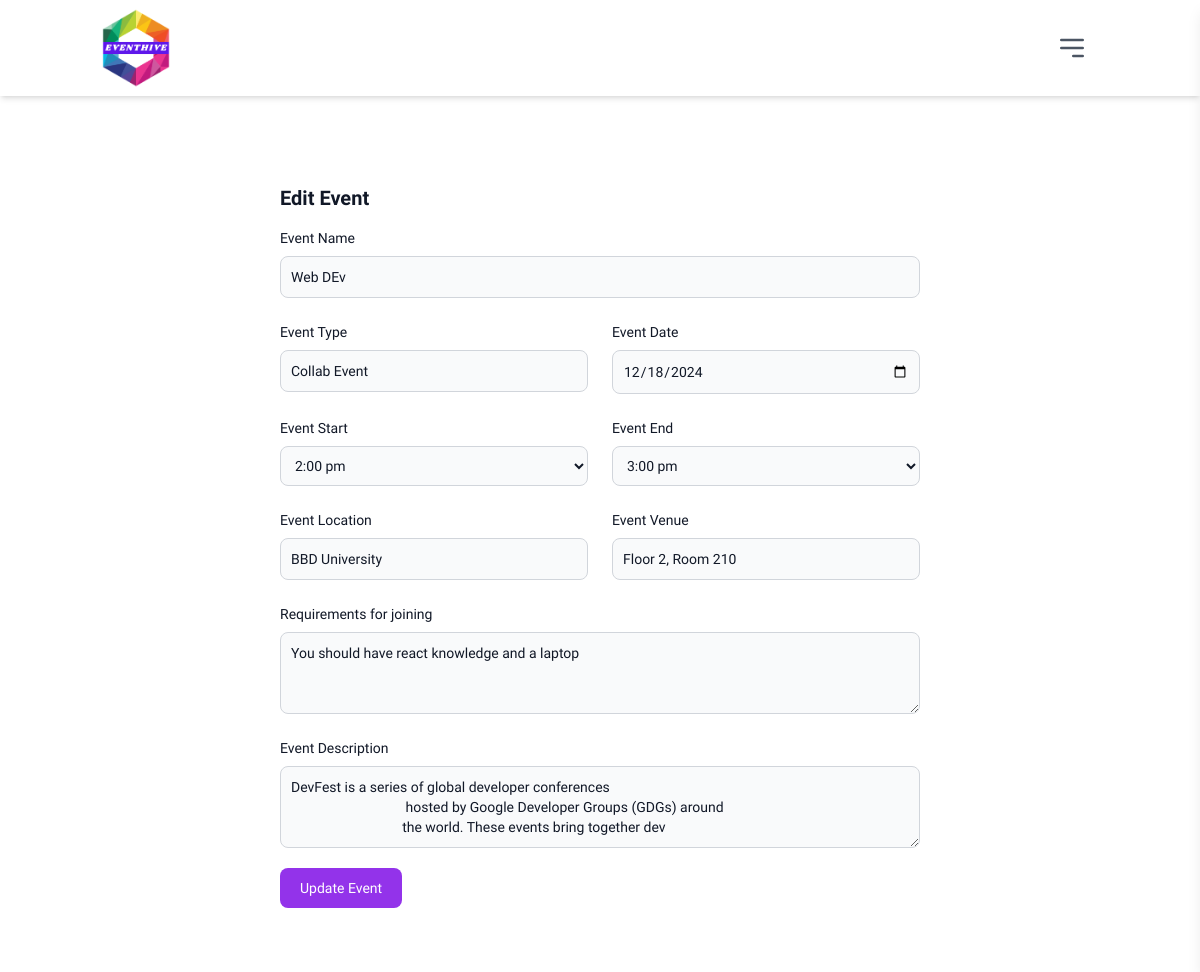
/edit-event.php?id=EHive9154058 (signed in), run on the app's committed database.
### tables this page shows
CREATE TABLE `event_detail` (
  `sno` int(11) NOT NULL,
  `event_id` varchar(122) NOT NULL,
  `user_name` varchar(110) NOT NULL,
  `event_name` varchar(110) NOT NULL,
  `event_type` varchar(110) NOT NULL,
  `event_location` varchar(112) NOT NULL,
  `event_venue` varchar(112) NOT NULL,
  `event_date` varchar(44) NOT NULL,
  `event_start` varchar(70) NOT NULL,
  `event_end` varchar(120) NOT NULL,
  `event_approver` varchar(110) NOT NULL,
  `req_for_joining` mediumtext NOT NULL,
  `event_description` longtext NOT NULL,
  `event_status` varchar(55) NOT NULL,
  `event_img` varchar(255) NOT NULL
);

### edit-event.php (the view, shortened to what this page needs)
<?php
include 'src/config/db_connect.php';
$slug = isset($_GET['id']) ? trim($_GET['id'], '/') : '';
?>
<!DOCTYPE html>
<html lang="en">
<head>
    <link rel="stylesheet" href="./src/css/output.css">
</head>
<body>
    <?php include 'src/component/header.php';?>
    <div class="container mx-auto">
        <section class="bg-white">
            <div class="max-w-2xl px-4 py-8 mx-auto lg:py-16">
                <h2 class="mb-4 text-xl font-bold text-gray-900 ">Edit Event</h2>
                <?php
                    $sql = mysqli_query($conn, "SELECT * FROM `event_detail` WHERE `event_id` = '$slug'");
                    while($row = mysqli_fetch_assoc($sql)){
                ?>
                <form method="POST">
                    <div class="grid gap-4 mb-4 sm:grid-cols-2 sm:gap-6 sm:mb-5">
                        <div class="sm:col-span-2">
                            <label for="name" class="block mb-2 text-sm font-medium text-gray-900 ">Event Name</label>
                            <input type="text" name="eventname" id="name" class="bg-gray-50 border border-gray-300 text-gray-900 text-sm rounded-lg focus:ring-primary-600 focus:border-primary-600 block w-full p-2.5 " value="<?php echo $row['event_name']?>" required="">
                        </div>
                        <div class="w-full">
                            <label for="brand" class="block mb-2 text-sm font-medium text-gray-900 ">Event Type</label>
                            <input type="text" name="eventtype"  class="bg-gray-50 border border-gray-300 text-gray-900 text-sm rounded-lg focus:ring-primary-600 focus:border-primary-600 block w-full p-2.5 " value="<?php echo $row['event_type']?>" required="">
                        </div>
                        <div class="w-full">
                            <label for="price" class="block mb-2 text-sm font-medium text-gray-900 ">Event Date</label>
                            <input type="date" name="eventdate" class="bg-gray-50 border border-gray-300 text-gray-900 text-sm rounded-lg focus:ring-primary-600 focus:border-primary-600 block w-full p-2.5 " value="<?php echo $row['event_date']?>" required="">
                        </div>
                        <div>
                            <label for="category" class="block mb-2 text-sm font-medium text-gray-900 ">Event Start</label>
                            <select id="category" name="eventstart" class="bg-gray-50 border border-gray-300 text-gray-900 text-sm rounded-lg focus:ring-primary-500 focus:border-primary-500 block w-full p-2.5 ">
                                <option selected="" value="<?php echo $row['event_start']?>"><?php echo $row['event_start']?></option>
                            </select>
                        </div>
                        <div>
                            <label for="category" class="block mb-2 text-sm font-medium text-gray-900 ">Event End</label>
                            <select id="category" name="eventend" class="bg-gray-50 border border-gray-300 text-gray-900 text-sm rounded-lg focus:ring-primary-500 focus:border-primary-500 block w-full p-2.5 ">
                                <option selected="" value="<?php echo $row['event_end']?>"><?php echo $row['event_end']?></option>
                            </select>
                        </div>
                        <div class="">
                            <label for="name" class="block mb-2 text-sm font-medium text-gray-900 ">Event Location</label>
                            <p class="bg-gray-50 border border-gray-300 text-gray-900 text-sm rounded-lg focus:ring-primary-600 focus:border-primary-600 block w-full p-2.5 " ><?php echo $row['event_location']?></p>
                        </div>
                        <div class="">
                            <label for="name" class="block mb-2 text-sm font-medium text-gray-900 ">Event Venue</label>
                            <input type="text" name="eventvenue" id="name" class="bg-gray-50 border border-gray-300 text-gray-900 text-sm rounded-lg focus:ring-primary-600 focus:border-primary-600 block w-full p-2.5 " value="<?php echo $row['event_venue']?>" required="">
                        </div>
                        <div class="sm:col-span-2">
                            <label for="description" class="block mb-2 text-sm font-medium text-gray-900 ">Requirements for joining</label>
                            <textarea id="description" name="joiningreq" rows="3" class="block p-2.5 w-full text-sm text-gray-900 bg-gray-50 rounded-lg border border-gray-300 focus:ring-primary-500 focus:border-primary-500 "><?php echo $row['req_for_joining']?></textarea>
                        </div>
                        <div class="sm:col-span-2">
                            <label for="description" class="block mb-2 text-sm font-medium text-gray-900 ">Event Description</label>
                            <textarea id="description" name="eventdiscription" rows="3" class="block p-2.5 w-full text-sm text-gray-900 bg-gray-50 rounded-lg border border-gray-300 focus:ring-primary-500 focus:border-primary-500 " placeholder="Write  detail here..."><?php echo $row['event_description']?></textarea>
                        </div>
                    </div>
                    <div class="flex items-center space-x-4">
                        <button type="submit" class="text-white bg-purple-600 hover:bg-purple-800 focus:ring-4 focus:outline-none focus:ring-primary-300 font-medium rounded-lg text-sm px-5 py-2.5 text-center  ">
                            Update Event
                        </button>
                    </div>
                </form>
                <?php }?>
            </div>
          </section>
    </div>
</body>
</html>

### edit-event.php (style rules this page uses)
* { margin:0; padding:0; font-family: "ZCOOL XiaoWei", sans-serif; }

### data on the page
event_detail: eventname "Web DEv", eventtype "Collab Event", eventdate "12/18/2024", eventstart "2:00 pm", eventend "3:00 pm", event_location "BBD University", eventvenue "Floor 2, Room 210", joiningreq "You should have react knowledge and a laptop", eventdiscription "DevFest is a series of global developer conferences hosted by Google Developer Groups (GDGs) around the world. These events bring together dev"
